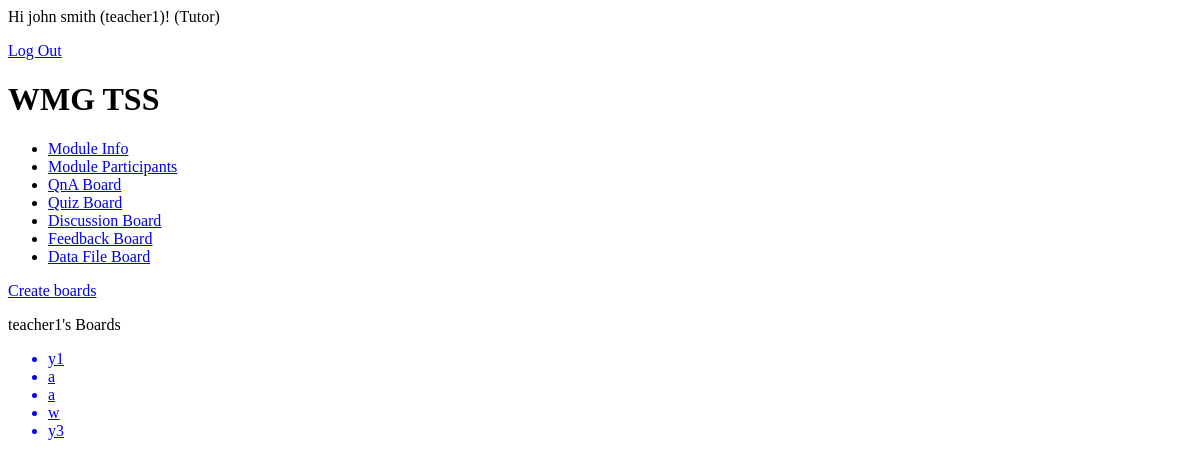
The page / (signed in) on the database as committed earlier.
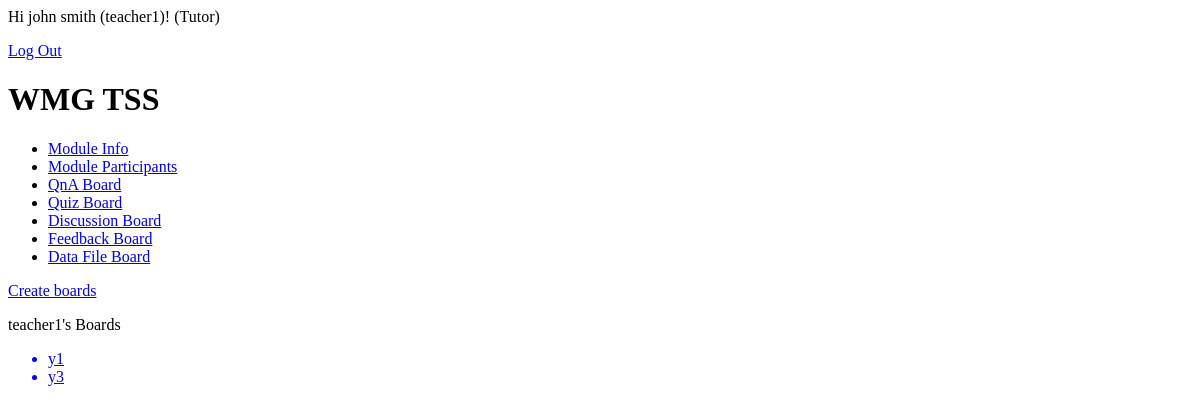
The same page on the database as committed later.
### QnA/models.py (models this page shows, shortened)
class Board(models.Model):
    course = models.ForeignKey(Course, on_delete=models.CASCADE)
    name = models.CharField(max_length=99, blank=True)
    owner = models.ForeignKey(Tutor, on_delete=models.CASCADE, related_name="owned_by_tutor", blank=True)
    tutors = models.ManyToManyField(Tutor, related_name="viewable_by_tutor")
    viewers = models.ManyToManyField(Profile, related_name="viewable_by")
    slug = models.SlugField(null=False, unique=True)
    def get_absolute_url(self):
        return reverse('board_detail', kwargs={'slug': self.slug})

### QnA/views.py (the view)
# urls.py: path('', views.home, name='QnA-home'),
def home(request):
    boards = Board.objects.all()
    context = {
        'boards':boards,
    }
    return render(request, 'QnA/home.html', context)

### QnA/models.py (called while the page is built)
    def full_name(self):
        return f'{self.user.first_name} {self.user.last_name}'

    def profile_type(self):
        if hasattr(self, 'student'):
            return self.student.__class__.__name__
        elif hasattr(self, 'tutor'):
            return self.tutor.__class__.__name__
        else:
            return self.__class__.__name__

### QnA/templates/QnA/home.html
{% extends "QnA/base.html" %}
{% block content %}
    {% if user.is_authenticated %}
        <a href="/create-board/">Create boards</a>
        <p>{{ user.username }}'s Boards</p>
        <ul>
            {% for board in boards %}
            <a href="{{ board.get_absolute_url }}"><li>{{ board.name }}</li></a>
            {% endfor %}
        </ul>
    {% else %}
        <p>You must be logged in to use this function!</p>
        <a href="{% url 'login' %}">Log In</a>
    {% endif %}
{% endblock content %}

Rows that differ between the two databases and show on the page:
removed Board: name "a"
removed Board: name "a"
removed Board: name "w"
